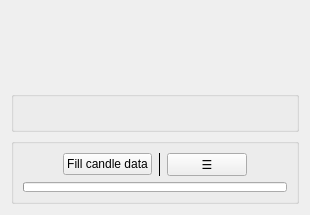
      <widget class="QWidget" name="tab_5">
       <attribute name="title">
        <string>Collect</string>
       </attribute>
       <layout class="QVBoxLayout" name="verticalLayout_4">
        <item>
         <spacer name="verticalSpacer_3">
          <property name="orientation">
           <enum>Qt::Vertical</enum>
          </property>
          <property name="sizeHint" stdset="0">
           <size>
            <width>20</width>
            <height>40</height>
           </size>
          </property>
         </spacer>
        </item>
        <item>
         <layout class="QVBoxLayout" name="verticalLayout_14"/>
        </item>
        <item>
         <layout class="QHBoxLayout" name="horizontalLayout_20"/>
        </item>
        <item>
         <layout class="QHBoxLayout" name="horizontalLayout_17"/>
        </item>
        <item>
         <spacer name="verticalSpacer_4">
          <property name="orientation">
           <enum>Qt::Vertical</enum>
          </property>
          <property name="sizeHint" stdset="0">
           <size>
            <width>20</width>
            <height>40</height>
           </size>
          </property>
         </spacer>
        </item>
        <item>
         <widget class="QGroupBox" name="groupBox_10">
          <layout class="QVBoxLayout" name="verticalLayout_12">
           <item>
            <widget class="QLabel" name="label_6">
             <property name="alignment">
              <set>Qt::AlignCenter</set>
             </property>
            </widget>
           </item>
          </layout>
         </widget>
        </item>
        <item>
         <widget class="QGroupBox" name="groupBox_6">
          <layout class="QVBoxLayout" name="verticalLayout_17">
           <item>
            <layout class="QHBoxLayout" name="horizontalLayout_24">
             <item>
              <spacer name="horizontalSpacer_8">
               <property name="orientation">
                <enum>Qt::Horizontal</enum>
               </property>
               <property name="sizeHint" stdset="0">
                <size>
                 <width>40</width>
                 <height>20</height>
                </size>
               </property>
              </spacer>
             </item>
             <item>
              <widget class="QPushButton" name="pushButton_2">
               <property name="text">
                <string>Fill candle data</string>
               </property>
              </widget>
             </item>
             <item>
              <widget class="VerticalDivider" name="frame">
               <property name="frameShape">
                <enum>QFrame::VLine</enum>
               </property>
              </widget>
             </item>
             <item>
              <widget class="QPushButton" name="pushButton_13">
               <property name="sizePolicy">
                <sizepolicy hsizetype="Fixed" vsizetype="Fixed">
                 <horstretch>0</horstretch>
                 <verstretch>0</verstretch>
                </sizepolicy>
               </property>
               <property name="text">
                <string>☰</string>
               </property>
              </widget>
             </item>
             <item>
              <spacer name="horizontalSpacer_9">
               <property name="orientation">
                <enum>Qt::Horizontal</enum>
               </property>
               <property name="sizeHint" stdset="0">
                <size>
                 <width>40</width>
                 <height>20</height>
                </size>
               </property>
              </spacer>
             </item>
            </layout>
           </item>
           <item>
            <layout class="QHBoxLayout" name="horizontalLayout_12">
             <item>
              <widget class="QProgressBar" name="progressBar_3">
               <property name="font">
                <font>
                 <pointsize>1</pointsize>
                </font>
               </property>
               <property name="maximum">
                <number>1000</number>
               </property>
               <property name="textVisible">
                <bool>false</bool>
               </property>
              </widget>
             </item>
            </layout>
           </item>
          </layout>
         </widget>
        </item>
       </layout>
      </widget>
